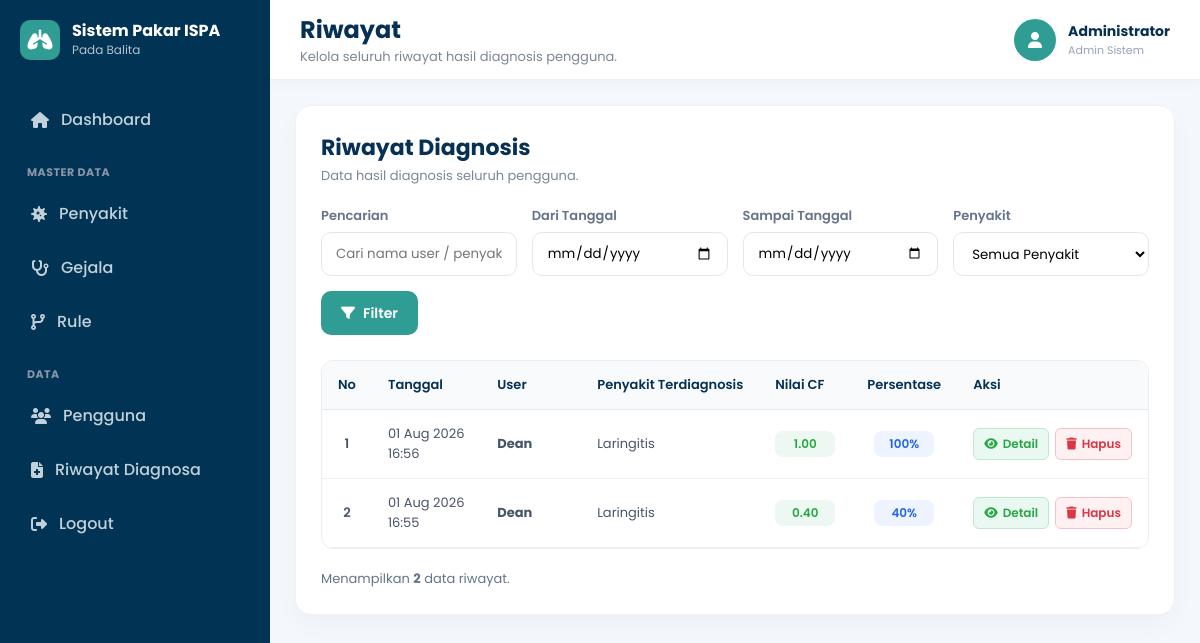
Page /admin/riwayat.php on the committed database.
### tables this page shows
CREATE TABLE `tb_hasil_diagnosis` (
  `id_hasil` int(11) NOT NULL,
  `id_konsultasi` int(11) DEFAULT NULL,
  `id_user` int(11) NOT NULL,
  `id_penyakit` int(11) NOT NULL,
  `nilai_cf` decimal(5,4) NOT NULL,
  `persentase` decimal(5,2) NOT NULL,
  `tanggal_diagnosis` datetime NOT NULL DEFAULT current_timestamp()
);

CREATE TABLE `tb_user` (
  `id_user` int(11) NOT NULL,
  `nama_lengkap` varchar(100) NOT NULL,
  `username` varchar(50) NOT NULL,
  `email` varchar(100) NOT NULL,
  `password` varchar(255) NOT NULL,
  `no_hp` varchar(20) DEFAULT NULL,
  `alamat` text DEFAULT NULL,
  `foto` varchar(255) DEFAULT 'default.png',
  `role` enum('admin','user') DEFAULT 'user',
  `created_at` timestamp NOT NULL DEFAULT current_timestamp()
);

CREATE TABLE `tb_penyakit` (
  `id_penyakit` int(11) NOT NULL,
  `kode_penyakit` varchar(10) NOT NULL,
  `nama_penyakit` varchar(100) NOT NULL,
  `deskripsi` text NOT NULL,
  `gejala_umum` text DEFAULT NULL,
  `penanganan` text NOT NULL,
  `gambar` varchar(255) DEFAULT 'default.png',
  `created_at` timestamp NOT NULL DEFAULT current_timestamp()
);

### admin/riwayat.php (the view, shortened to what this page needs)
<?php
include "../config/koneksi.php";
include "../includes/sidebar.php";
$tgl_mulai   = isset($_GET['tgl_mulai']) ? mysqli_real_escape_string($conn, $_GET['tgl_mulai']) : '';
$tgl_selesai = isset($_GET['tgl_selesai']) ? mysqli_real_escape_string($conn, $_GET['tgl_selesai']) : '';
$keyword     = isset($_GET['keyword']) ? mysqli_real_escape_string($conn, trim($_GET['keyword'])) : '';
$sql = "SELECT h.id_hasil, h.tanggal_diagnosis, h.nilai_cf, h.persentase,
               u.nama_lengkap AS nama_user,
               p.nama_penyakit
        FROM tb_hasil_diagnosis h
        LEFT JOIN tb_user u ON u.id_user = h.id_user
        LEFT JOIN tb_penyakit p ON h.id_penyakit = p.id_penyakit
        WHERE 1=1";
$sql .= " ORDER BY h.tanggal_diagnosis DESC";
$query_riwayat = mysqli_query($conn, $sql);
?>
<!DOCTYPE html>
<html lang="id">
<head>
    <link rel="stylesheet" href="https://cdnjs.cloudflare.com/ajax/libs/font-awesome/6.6.0/css/all.min.css">
</head>
<body>
    <div class="main-content">
        <div class="topbar">
            <div class="topbar-left">
                <div class="topbar-title">
                    <h2>Riwayat</h2>
                    <p>Kelola seluruh riwayat hasil diagnosis pengguna.</p>
                </div>
            </div>
            <div class="admin-profile">
                <div class="admin-avatar"><i class="fa-solid fa-user"></i></div>
                <div class="admin-info">
                    <h4>Administrator</h4>
                    <span>Admin Sistem</span>
                </div>
            </div>
        </div>
        <div class="content">
            <div class="card">
                <div class="page-header">
                    <h3>Riwayat Diagnosis</h3>
                    <p>Data hasil diagnosis seluruh pengguna.</p>
                </div>
                <form method="GET" action="" class="filter-section">
                    <div class="filter-group">
                        <label>Pencarian</label>
                        <input type="text" name="keyword" placeholder="Cari nama user / penyakit..." value="<?= htmlspecialchars($keyword); ?>">
                    </div>
                    <div class="filter-group">
                        <label>Dari Tanggal</label>
                        <input type="date" name="tgl_mulai" value="<?= htmlspecialchars($tgl_mulai); ?>">
                    </div>
                    <div class="filter-group">
                        <label>Sampai Tanggal</label>
                        <input type="date" name="tgl_selesai" value="<?= htmlspecialchars($tgl_selesai); ?>">
                    </div>
                    <div class="filter-group">
                        <label>Penyakit</label>
                        <select name="penyakit">
                            <option value="">Semua Penyakit</option>
                        </select>
                    </div>
                    <div class="filter-buttons">
                        <button type="submit" class="btn-filter">
                            <i class="fa-solid fa-filter"></i> Filter
                        </button>
                    </div>
                </form>
                <div class="table-responsive">
                    <table>
                        <thead>
                            <tr>
                                <th width="50">No</th>
                                <th width="150">Tanggal</th>
                                <th width="160">User</th>
                                <th>Penyakit Terdiagnosis</th>
                                <th width="90">Nilai CF</th>
                                <th width="100">Persentase</th>
                                <th width="160">Aksi</th>
                            </tr>
                        </thead>
                        <tbody>
                            <?php
                            $no = 1;
                            $total_data = 0;
                            if ($query_riwayat && mysqli_num_rows($query_riwayat) > 0) :
                                $total_data = mysqli_num_rows($query_riwayat);
                                while ($row = mysqli_fetch_assoc($query_riwayat)) :
                                    $id_hasil   = $row['id_hasil'];
                                    $nilai_cf   = $row['nilai_cf'] ?? 0;
                                    $persentase = $row['persentase'] ?? ($nilai_cf * 100);
                                    $tgl_format = isset($row['tanggal_diagnosis']) ? date('d M Y H:i', strtotime($row['tanggal_diagnosis'])) : '-';
                                    $nama_user_display = $row['nama_user'] ?? 'Umum';
                            ?>
                                <tr>
                                    <td><?= $no++; ?></td>
                                    <td><?= $tgl_format; ?></td>
                                    <td><strong><?= htmlspecialchars($nama_user_display); ?></strong></td>
                                    <td><?= htmlspecialchars($row['nama_penyakit'] ?? 'Tidak Diketahui'); ?></td>
                                    <td>
                                        <span class="cf-badge">
                                            <?= number_format((float)$nilai_cf, 2); ?>
                                        </span>
                                    </td>
                                    <td>
                                        <span class="percent-badge">
                                            <?= round($persentase); ?>%
                                        </span>
                                    </td>
                                    <td>
                                        <div class="action-group">
                                            <a href="../proses/riwayat/detail.php?id_hasil=<?= $id_hasil; ?>" class="btn-action btn-detail">
                                                <i class="fa-solid fa-eye"></i> Detail
                                            </a>
                                            <a href="../proses/riwayat/hapus.php?id_hasil=<?= $id_hasil; ?>"
                                            class="btn-action btn-delete"
                                            onclick="return confirm('Apakah Anda yakin ingin menghapus data riwayat ini?');">
                                                <i class="fa-solid fa-trash"></i> Hapus
                                            </a>
                                        </div>
                                    </td>
                                </tr>
                            <?php
                                endwhile;
                            endif; ?>
                        </tbody>
                    </table>
                </div>
                <div class="table-footer">
                    <div class="table-info">
                        Menampilkan <strong><?= $total_data; ?></strong> data riwayat.
                    </div>
                </div>
            </div>
        </div>
    </div>
</body>
</html>

### admin/riwayat.php (style rules this page uses)
* { margin: 0; padding: 0; box-sizing: border-box; font-family: 'Poppins', sans-serif; }
body { background: #F4F7FB; color: #2C3E50; overflow-x: hidden; }
.main-content { margin-left: 270px; min-height: 100vh; transition: all 0.3s ease; }
.topbar { height: 80px; background: #FFF; display: flex; justify-content: space-between; align-items: center; padding: 0 30px; border-bottom: 1px solid #EDF2F7; box-shadow: 0 3px 15px rgba(0, 0, 0, .03); position: sticky; top: 0; z-index: 99; }
.topbar-left { display: flex; align-items: center; gap: 15px; }
.topbar-title h2 { font-size: 24px; color: #063154; font-weight: 700; }
.topbar-title p { font-size: 13px; color: #7B8794; }
.admin-profile { display: flex; align-items: center; gap: 12px; }
.admin-avatar { width: 42px; height: 42px; border-radius: 50%; background: #2F9D94; display: flex; justify-content: center; align-items: center; color: #FFF; font-size: 16px; flex-shrink: 0; }
.admin-info h4 { font-size: 14px; color: #063154; }
.admin-info span { font-size: 11px; color: #94A3B8; }
.content { padding: 25px; }
.card { background: #FFF; border-radius: 16px; padding: 25px; border: 1px solid #EEF2F7; box-shadow: 0 10px 25px rgba(0, 0, 0, .03); }
.page-header { margin-bottom: 20px; }
.page-header h3 { color: #063154; font-size: 22px; font-weight: 700; }
.page-header p { margin-top: 2px; font-size: 13px; color: #7B8794; }
.filter-section { display: flex; align-items: flex-end; gap: 15px; flex-wrap: wrap; margin-bottom: 25px; }
.filter-group { display: flex; flex-direction: column; gap: 6px; flex: 1 1 180px; }
.filter-group label { font-size: 13px; font-weight: 600; color: #64748B; }
.filter-group input, .filter-group select { width: 100%; height: 44px; padding: 0 14px; border: 1px solid #E2E8F0; border-radius: 10px; outline: none; transition: .25s; background: #FFF; }
.filter-buttons { display: flex; gap: 10px; flex-wrap: wrap; width: auto; }
.btn-filter { height: 44px; border: none; padding: 0 20px; border-radius: 10px; background: #2F9D94; color: #FFF; cursor: pointer; font-size: 14px; font-weight: 600; display: inline-flex; align-items: center; justify-content: center; gap: 8px; transition: .25s; text-decoration: none; }
.table-responsive { width: 100%; overflow-x: auto; border: 1px solid #E9EEF3; border-radius: 12px; background: #FFF; -webkit-overflow-scrolling: touch; }
table { width: 100%; border-collapse: collapse; min-width: 700px; }
thead { background: #F8FAFC; }
thead th { padding: 14px 16px; text-align: left; font-size: 13px; font-weight: 600; color: #063154; border-bottom: 1px solid #E5E7EB; white-space: nowrap; }
tbody td { padding: 14px 16px; font-size: 13px; color: #475569; border-bottom: 1px solid #EDF2F7; vertical-align: middle; }
tbody td:first-child, tbody td:nth-child(5), tbody td:nth-child(6) { text-align: center; }
tbody td:first-child { font-weight: 600; }
.cf-badge, .percent-badge { display: inline-block; min-width: 60px; padding: 4px 10px; border-radius: 8px; font-size: 12px; font-weight: 600; text-align: center; }
.cf-badge { background: #EEF8F3; color: #28A745; }
.percent-badge { background: #EEF4FF; color: #2563EB; }
.action-group { display: flex; justify-content: center; align-items: center; gap: 6px; }
.btn-action { text-decoration: none; padding: 6px 10px; border-radius: 6px; font-size: 12px; font-weight: 600; display: inline-flex; align-items: center; gap: 5px; transition: .25s; border: none; cursor: pointer; white-space: nowrap; }
.btn-detail { background: #EAF8F2; color: #28A745; border: 1px solid #BFE9CF; }
.btn-delete { background: #FFF1F2; color: #DC3545; border: 1px solid #F5C2C7; }
.table-footer { margin-top: 20px; display: flex; justify-content: space-between; align-items: center; flex-wrap: wrap; gap: 15px; }
.table-info { font-size: 13px; color: #64748B; }

### rows in the picture
tb_hasil_diagnosis: tanggal_diagnosis "01 Aug 2026 16:56", id_user.nama_lengkap "Dean", id_penyakit.nama_penyakit "Laringitis", nilai_cf "1.00", persentase "100"
tb_hasil_diagnosis: tanggal_diagnosis "01 Aug 2026 16:55", id_user.nama_lengkap "Dean", id_penyakit.nama_penyakit "Laringitis", nilai_cf "0.40", persentase "40"

### other values in the picture
$total_data "2"
